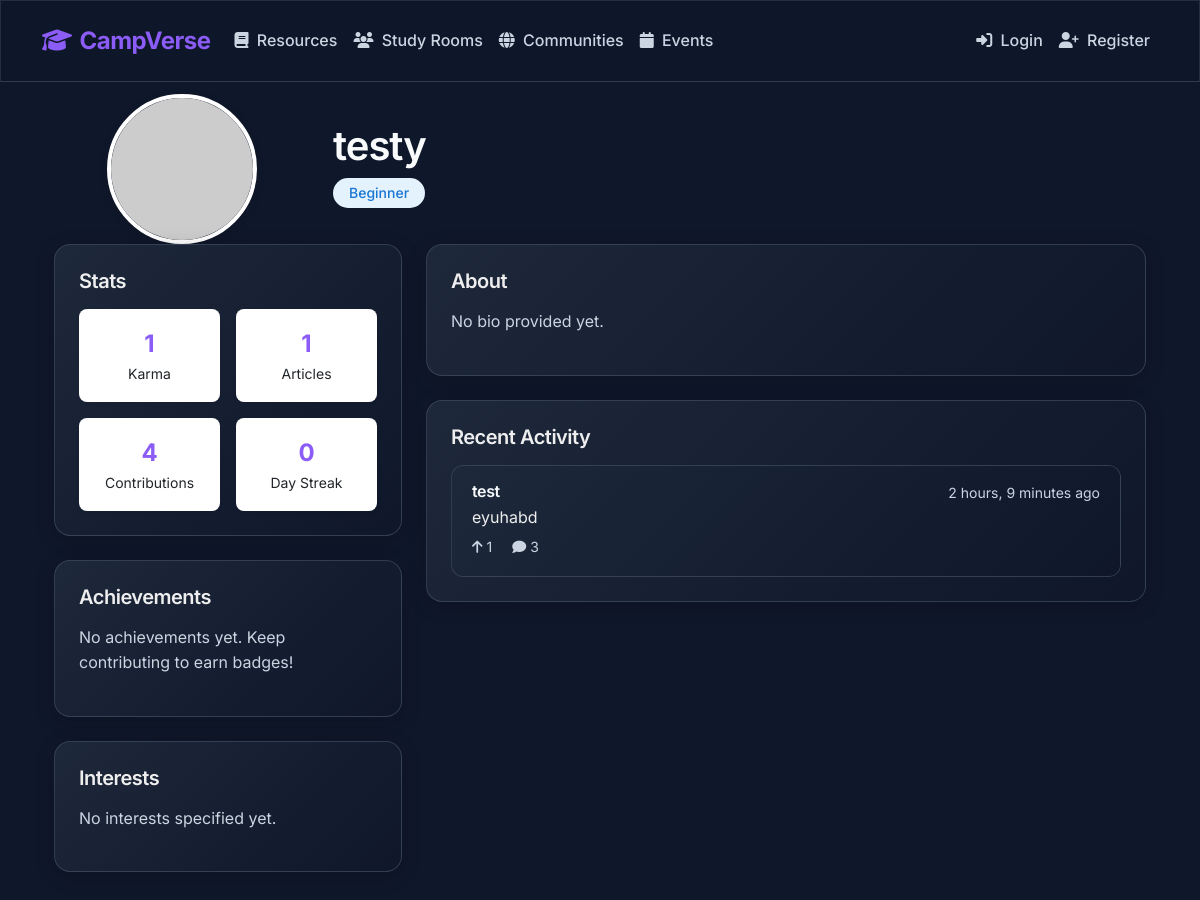
The page /profile/testy/ on the database its author committed.
### content/models.py (models this page shows, shortened)
class Profile(models.Model):
    EXPERTISE_LEVELS = (
        ('beginner', 'Beginner'),
        ('intermediate', 'Intermediate'),
        ('advanced', 'Advanced'),
        ('expert', 'Expert')
    )
    user = models.OneToOneField(User, on_delete=models.CASCADE)
    bio = models.TextField(blank=True, null=True)
    profile_picture = models.ImageField(upload_to='profile_pics/', blank=True, null=True)
    karma = models.IntegerField(default=0)
    saved_articles = models.ManyToManyField('Article', through='SavedArticle', related_name='saved_by')
    expertise_level = models.CharField(max_length=20, choices=EXPERTISE_LEVELS, default='beginner')
    github_url = models.URLField(blank=True, null=True)
    linkedin_url = models.URLField(blank=True, null=True)
    website_url = models.URLField(blank=True, null=True)
    location = models.CharField(max_length=100, blank=True, null=True)
    interests = models.ManyToManyField('Tag', related_name='interested_users', blank=True)
    joined_at = models.DateTimeField(auto_now_add=True, null=True)  # Allow null for existing profiles
    last_seen = models.DateTimeField(auto_now=True)
    is_mentor = models.BooleanField(default=False)
    mentor_topics = models.TextField(blank=True, null=True, help_text="Topics you can mentor others in")
    achievements = models.ManyToManyField('Achievement', related_name='users', blank=True)
    @property
    def contribution_count(self):
        article_count = self.user.articles.count()
        comment_count = Comment.objects.filter(user=self.user).count()
        return article_count + comment_count
    @property
    def activity_streak(self):
        return 0

class Article(models.Model):
    title = models.CharField(max_length=255)
    content = RichTextField()
    author = models.ForeignKey(User, on_delete=models.CASCADE, related_name='articles')
    community = models.ForeignKey(Community, on_delete=models.CASCADE, related_name='articles')
    upvotes = models.PositiveIntegerField(default=0)
    downvotes = models.PositiveIntegerField(default=0)
    created_at = models.DateTimeField(auto_now_add=True)
    updated_at = models.DateTimeField(auto_now=True)
    tags = models.ManyToManyField('Tag', related_name='articles', blank=True)

### content/views.py (the view)
# urls.py: path('profile/<str:username>/', views.profile_detail, name='profile_detail'),
def profile_detail(request, username):
    user = get_object_or_404(User, username=username)
    return render(request, 'content/profile.html', {'user': user})

### content/context_processor.py (called while the page is built)
def communities_processor(request):
    communities = Community.objects.all().order_by('name')
    return {'global_communities': communities}

### content/templates/content/profile.html (shortened to what this page needs)
{% extends 'content/base.html' %}
{% block content %}
<div class="profile-header">
  <div class="container">
    <div class="row align-items-center">
      <div class="col-md-3 text-center">
        {% if user.profile.profile_picture %}
          <img src="{{ user.profile.profile_picture.url }}" alt="{{ user.username }}" class="profile-picture">
        {% else %}
          <img src="https://ui-avatars.com/api/?name={{ user.username }}&size=150" alt="{{ user.username }}" class="profile-picture">
        {% endif %}
      </div>
      <div class="col-md-9">
        <div class="d-flex justify-content-between align-items-start">
          <div>
            <h1 class="mb-2">{{ user.get_full_name|default:user.username }}</h1>
            <p class="mb-2">
              <span class="expertise-badge expertise-{{ user.profile.expertise_level }}">
                {{ user.profile.get_expertise_level_display }}
              </span>
            </p>
          </div>
        </div>
      </div>
    </div>
  </div>
</div>
<div class="container">
  <div class="row">
    <div class="col-md-4">
      <div class="card mb-4">
        <div class="card-body">
          <h5 class="card-title mb-3">Stats</h5>
          <div class="profile-stats">
            <div class="stat-card">
              <div class="stat-value">{{ user.profile.karma }}</div>
              <div class="stat-label">Karma</div>
            </div>
            <div class="stat-card">
              <div class="stat-value">{{ user.articles.count }}</div>
              <div class="stat-label">Articles</div>
            </div>
            <div class="stat-card">
              <div class="stat-value">{{ user.profile.contribution_count }}</div>
              <div class="stat-label">Contributions</div>
            </div>
            <div class="stat-card">
              <div class="stat-value">{{ user.profile.activity_streak }}</div>
              <div class="stat-label">Day Streak</div>
            </div>
          </div>
        </div>
      </div>
      <div class="card mb-4">
        <div class="card-body">
          <h5 class="card-title mb-3">Achievements</h5>
          {% if user.profile.achievements.exists %}
            <div class="achievements-grid">
              {% for achievement in user.profile.achievements.all %}
                <div class="achievement-badge" title="{{ achievement.description }}">
                  {% if achievement.icon %}
                    <img src="{{ achievement.icon.url }}" alt="{{ achievement.name }}">
                  {% else %}
                    <i class="fas fa-award me-2"></i>
                  {% endif %}
                  {{ achievement.name }}
                </div>
              {% endfor %}
            </div>
          {% else %}
            <p class="text-muted">No achievements yet. Keep contributing to earn badges!</p>
          {% endif %}
        </div>
      </div>
      <div class="card mb-4">
        <div class="card-body">
          <h5 class="card-title mb-3">Interests</h5>
          {% if user.profile.interests.exists %}
            {% for tag in user.profile.interests.all %}
              <a href="{% url 'tag_detail' tag.slug %}" class="badge bg-primary text-decoration-none me-1 mb-1">
                {{ tag.name }}
              </a>
            {% endfor %}
          {% else %}
            <p class="text-muted">No interests specified yet.</p>
          {% endif %}
        </div>
      </div>
    </div>
    <div class="col-md-8">
      <div class="card mb-4">
        <div class="card-body">
          <h5 class="card-title mb-3">About</h5>
          {% if user.profile.bio %}
            {{ user.profile.bio|linebreaks }}
          {% else %}
            <p class="text-muted">No bio provided yet.</p>
          {% endif %}
        </div>
      </div>
      <div class="card">
        <div class="card-body">
          <h5 class="card-title mb-3">Recent Activity</h5>
          <div class="list-group">
            {% for article in user.articles.all|slice:":5" %}
              <a href="{% url 'article_detail' article.pk %}" class="list-group-item list-group-item-action">
                <div class="d-flex w-100 justify-content-between">
                  <h6 class="mb-1">{{ article.title }}</h6>
                  <small class="text-muted">{{ article.created_at|timesince }} ago</small>
                </div>
                <p class="mb-1">{{ article.content|striptags|truncatewords:30 }}</p>
                <small class="text-muted">
                  <i class="fas fa-arrow-up me-1"></i>{{ article.upvotes }}
                  <i class="fas fa-comment ms-3 me-1"></i>{{ article.comments.count }}
                </small>
              </a>
            {% empty %}
              <p class="text-muted">No articles published yet.</p>
            {% endfor %}
          </div>
        </div>
      </div>
    </div>
  </div>
</div>
{% endblock %}

### rows shown on the page
Article: title "test", created_at "2 hours, 9 minutes", content "eyuhabd", upvotes "1", comments.count "3"

### other values the page prints
{{ user.get_full_name|default:user.username }} "testy"
{{ user.profile.get_expertise_level_display }} "Beginner"
{{ user.profile.karma }} "1"
{{ user.articles.count }} "1"
{{ user.profile.contribution_count }} "4"
{{ user.profile.activity_streak }} "0"
